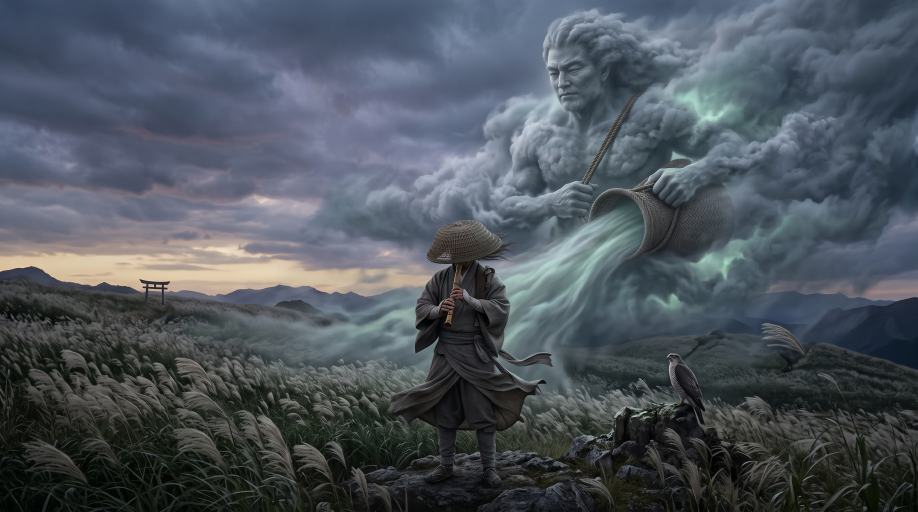
#> input picture stillwave/assets/fujin-1h-source.jpg, 2752 x 1536 px, given in place of wa-shorts-fr1.jpg, which was not available (shown at 1/3 size)
$ python wa-short-build.py
#> lines starting #> are read from the running program, lines starting #| are printed output that depends on the picture; pictures that were not available may be replaced by others from this repository, and a replacement may not be noted
#!/usr/bin/env python3
"""WA Short builder — 6 vertical shots, jitter-free Ken Burns (PIL float crop).

fr1 monk at the mirror pond (hook) · fr2 concentric ripple (macro breather)
fr3 stone lantern + maple (scene) · fr4 misty open sky (concept 和 + WA)
fr5 two koi (harmony) · fr6 floating maple leaves (wisdom)
"""
from PIL import Image
from pathlib import Path
import numpy as np

A = Path("/home/user/dan-documents/stillwave/assets")
SP = Path("/tmp/claude-0/-home-user-dan-documents/48780e4d-ee5f-5a8f-92df-523468e19c72/scratchpad")
OUTDIR = SP / "wa_shframes"
W, H = 1080, 1920
FPS = 30
SHOT = 6.5
XF = 0.8

SHOTS = [
    ("wa-shorts-fr1.jpg", True),
    ("wa-shorts-fr2.jpg", False),
    ("wa-shorts-fr3.jpg", True),
    ("wa-shorts-fr4.jpg", False),
    ("wa-shorts-fr5.jpg", True),
    ("wa-shorts-fr6.jpg", False),
]
ZOOM = 0.10

# step = 5.7, total = 5.7*5 + 6.5 = 35.0s
OVERLAYS = [
    ("wav_hook.png", 3.0, 8.4),        # shot 1
    ("wav_concept.png", 18.0, 23.0),   # shot 4 (starts 17.1)
    ("wav_wisdom.png", 29.6, 34.0),    # shot 6 (starts 28.5)
]
FADE = 0.9
END_FADE = 1.0


def load_cover(p):
    im = Image.open(p).convert("RGB")
#> im is the input picture: PIL image 2752x1536 RGB; mean R, G, B 77.8, 85.2, 93.4
    tw = im.height * W / H
#> tw = 864
    if im.width > tw:
        x = (im.width - tw) / 2
#> x = 944
        im = im.crop((int(x), 0, int(x + tw), im.height))
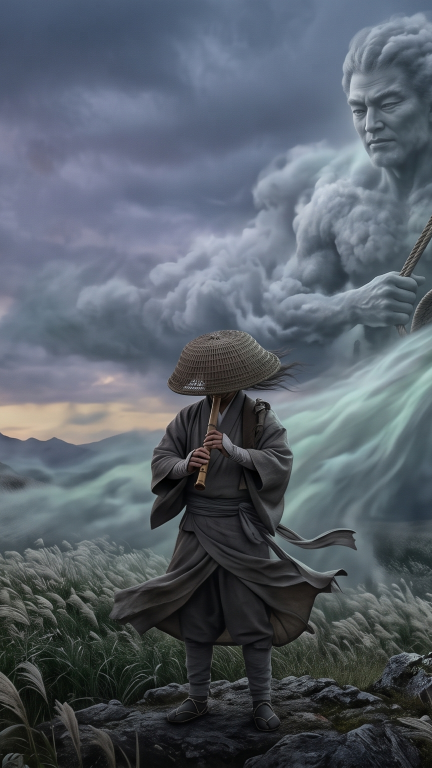
#> im: PIL image 864x1536 RGB (shown at 1/2 size); mean R, G, B 86.3, 94.6, 104.2
    else:
        th = im.width * H / W
        y = (im.height - th) / 2
        im = im.crop((0, int(y), im.width, int(y + th)))
    return im.resize((W * 2, H * 2), Image.LANCZOS)  # supersample so upscaled sources stay crisp


def kb_frame(src, prog, zoom_in):
    z = (1.0 + ZOOM * prog) if zoom_in else (1.0 + ZOOM * (1.0 - prog))
    cw, ch = src.width / z, src.height / z
    x0, y0 = (src.width - cw) / 2.0, (src.height - ch) / 2.0
    return src.resize((W, H), Image.LANCZOS, box=(x0, y0, x0 + cw, y0 + ch))


def main():
    OUTDIR.mkdir(parents=True, exist_ok=True)
    for old in OUTDIR.glob("*.jpg"):
        old.unlink()
    srcs = [load_cover(A / f) for f, _ in SHOTS]
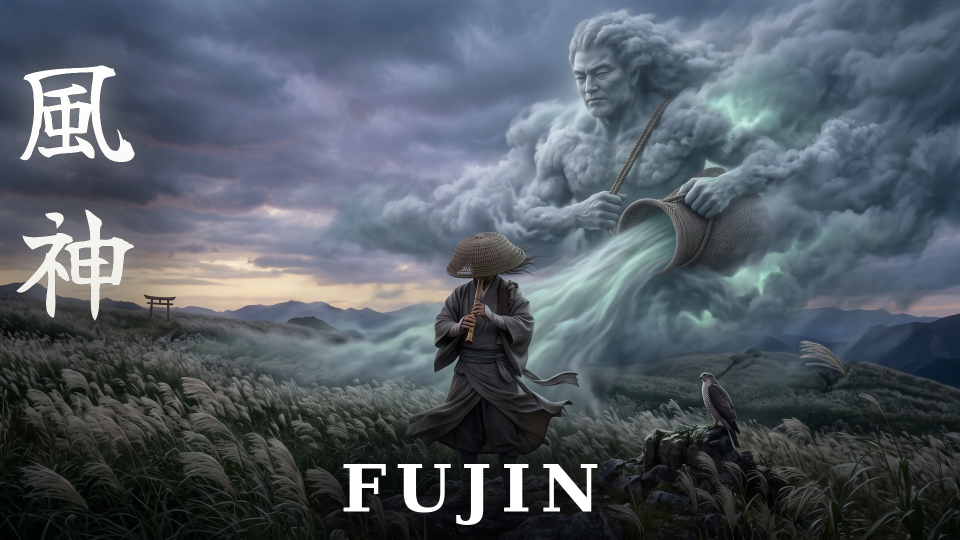
#> input picture stillwave/assets/fujin-1h-thumb.jpg, 1920 x 1080 px, given in place of wa-shorts-fr2.jpg, which was not available (shown at 1/2 size)
#> in load_cover, im is the input picture: PIL image 1920x1080 RGB; mean R, G, B 83, 91.5, 100.5
#> in load_cover (call 2), `im = im.crop((int(x), 0, int(x + tw), im.height))`:
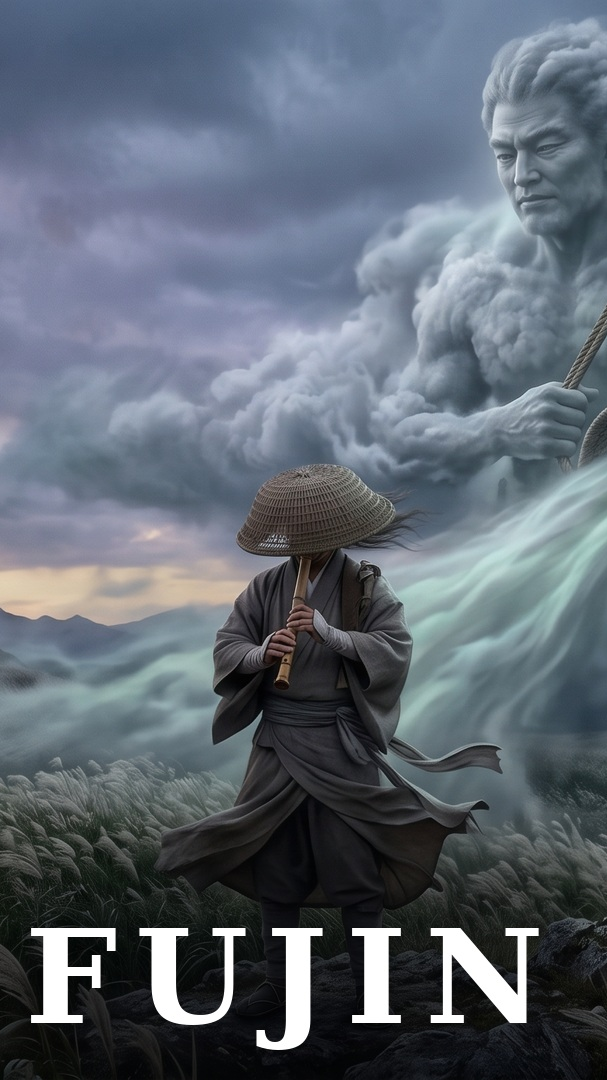
#> im: PIL image 607x1080 RGB; mean R, G, B 95.3, 104.5, 115.6
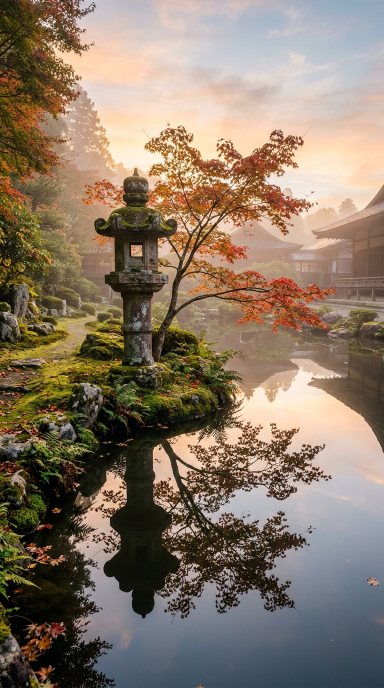
#> input picture stillwave/assets/wa-shorts-fr3.jpg, 768 x 1376 px, found by its file name (shown at 1/2 size)
#> in load_cover, im is the input picture: PIL image 768x1376 RGB; mean R, G, B 136.4, 120.1, 102.9
#> in load_cover (call 3), `im = im.crop((0, int(y), im.width, int(y + th)))`:
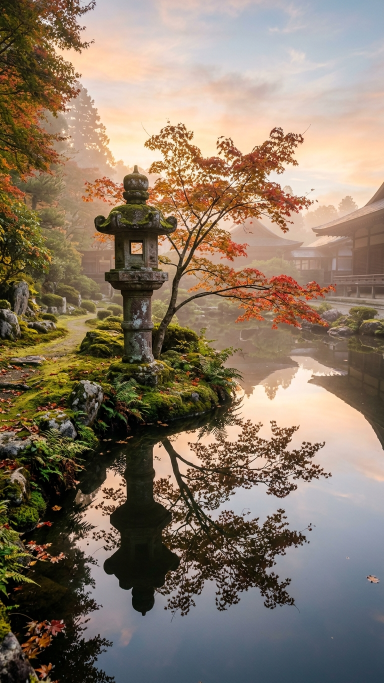
#> im: PIL image 768x1365 RGB (shown at 1/2 size); mean R, G, B 136.7, 120.2, 102.8
#> in load_cover (call 3), `return im.resize((W * 2, H * 2), Image.LANCZOS)`:
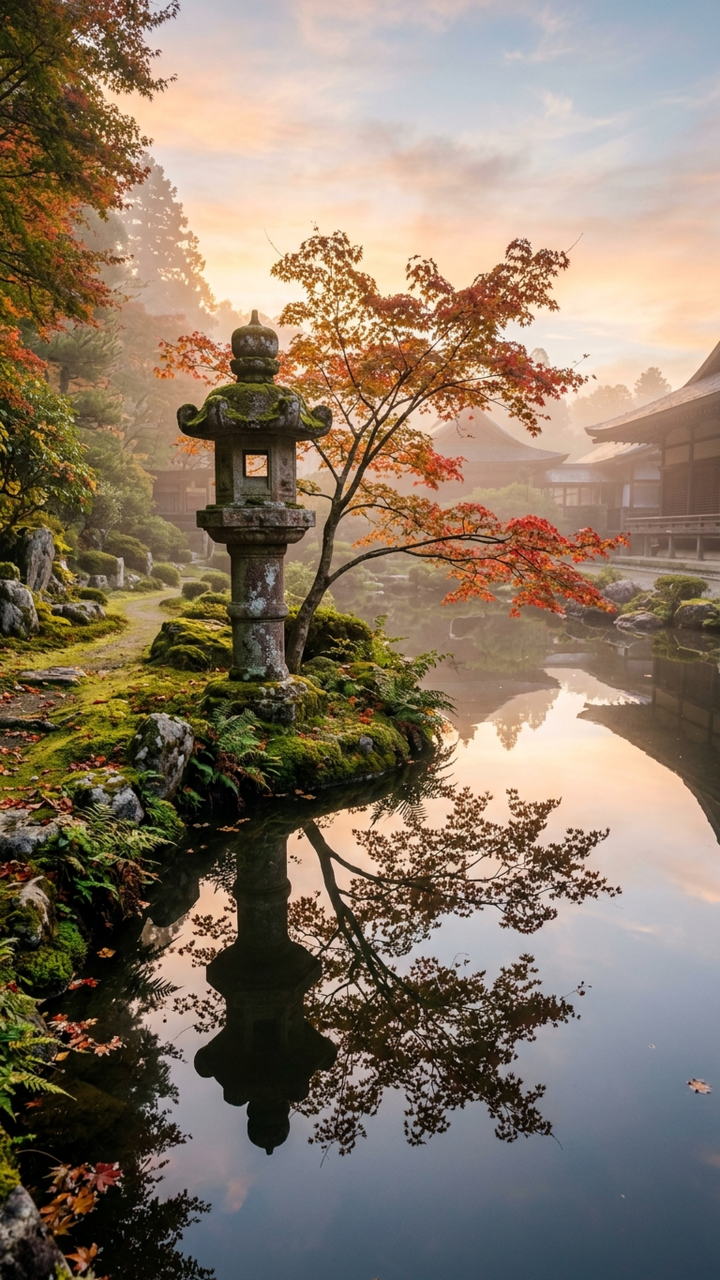
#> returned value: PIL image 2160x3840 RGB (shown at 1/3 size); mean R, G, B 136.7, 120.2, 102.8
    n = len(SHOTS)
    step = SHOT - XF
    total = step * (n - 1) + SHOT
    nframes = int(round(total * FPS))
    ovs = [(Image.open(SP / p).convert("RGBA"), a, b) for p, a, b in OVERLAYS]
    print(f"total {total:.2f}s -> {nframes} frames")
    for i in range(nframes):
        t = i / FPS
        layers = []
        for s in range(n):
            s0 = s * step
            s1 = s0 + SHOT
            if s0 - 1e-6 <= t < s1:
                prog = (t - s0) / SHOT
                w = 1.0
                if s > 0 and t < s0 + XF:
                    w = (t - s0) / XF
                if s < n - 1 and t > s0 + step:
                    w = 1.0 - (t - (s0 + step)) / XF
                layers.append((s, prog, max(0.0, min(1.0, w))))
        if not layers:
            layers = [(n - 1, 1.0, 1.0)]
        if len(layers) == 1:
            s, prog, _ = layers[0]
            frame = kb_frame(srcs[s], prog, SHOTS[s][1])
        else:
            (sa, pa, wa), (sb, pb, wb) = layers[0], layers[1]
            Aa = np.asarray(kb_frame(srcs[sa], pa, SHOTS[sa][1]), dtype=np.float32)
            Bb = np.asarray(kb_frame(srcs[sb], pb, SHOTS[sb][1]), dtype=np.float32)
            f = wb / max(1e-6, wa + wb)
            frame = Image.fromarray(np.clip(Aa * (1 - f) + Bb * f, 0, 255).astype(np.uint8))
        for ov, a, b in ovs:
            if a - FADE <= t <= b + FADE:
                if t < a:
                    al = (t - (a - FADE)) / FADE
                elif t > b:
                    al = 1.0 - (t - b) / FADE
                else:
                    al = 1.0
                al = max(0.0, min(1.0, al))
                if al > 0.003:
                    layer = ov if al >= 0.999 else Image.fromarray(
                        np.dstack([np.asarray(ov)[:, :, :3],
                                   (np.asarray(ov)[:, :, 3] * al).astype(np.uint8)]))
                    frame = Image.alpha_composite(frame.convert("RGBA"), layer).convert("RGB")
        if t > total - END_FADE:
            k = 1.0 - (t - (total - END_FADE)) / END_FADE
            frame = Image.fromarray((np.asarray(frame, dtype=np.float32) * max(0.0, k)).astype(np.uint8))
        frame.save(OUTDIR / f"f_{i:05d}.jpg", quality=95)
    print("frames done:", len(list(OUTDIR.glob('*.jpg'))))


if __name__ == "__main__":
#> (the run stopped early here; a loop or call above may not have finished)
